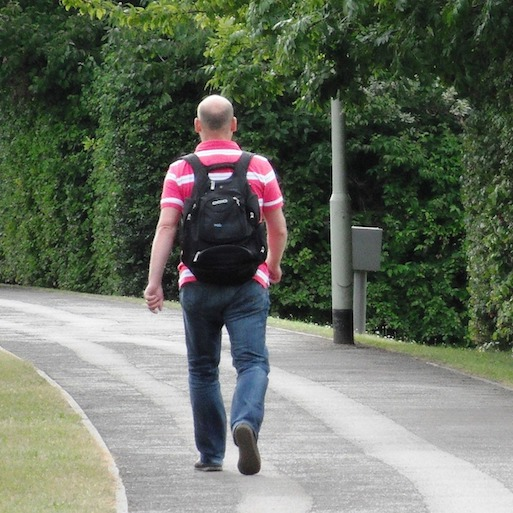
#> input picture images/backpackman.jpg, 513 x 513 px, given in place of scene2-camera1.mov, which was not available
$ python startCamForNormal.py   (older library calls are emulated)
#> lines starting #> are read from the running program, lines starting #| are printed output that depends on the picture; pictures that were not available may be replaced by others from this repository, and a replacement may not be noted
import cv2

cap = cv2.VideoCapture('./Partial Implementation/scene2-camera1.mov')

if (cap.isOpened()== False):
  print("Error opening video  file")

while(cap.isOpened()):
  ret, frame = cap.read()
#> frame is the input picture: shape (513, 513, 3); mean B, G, R 97.9, 112.1, 104.5
  if ret == True:
    resized = cv2.resize(frame,(256,256))
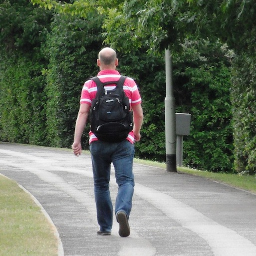
#> resized: shape (256, 256, 3); mean B, G, R 97.8, 111.9, 104.3
    img_gray = cv2.cvtColor(frame, cv2.COLOR_BGR2GRAY)
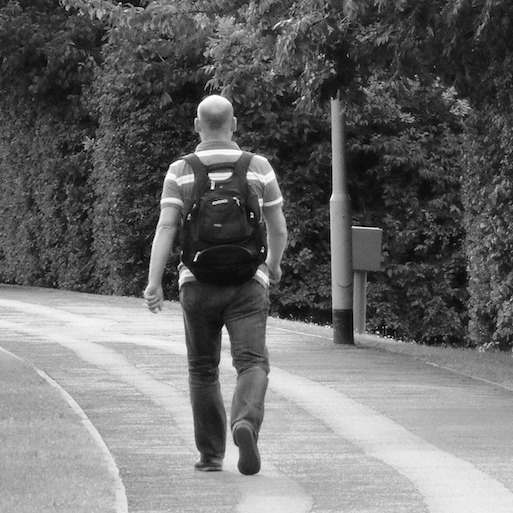
#> img_gray: shape (513, 513); min 0, max 255, mean 108.2
    img_blur = cv2.GaussianBlur(img_gray, (3,3), 0)
    median = cv2.medianBlur(img_gray,5)
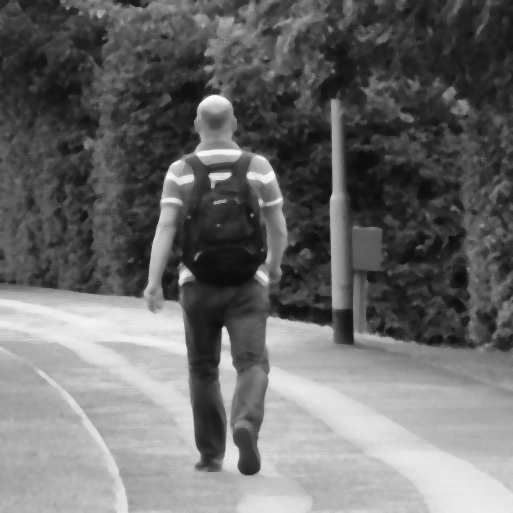
#> median: shape (513, 513); min 12, max 251, mean 107.5
    scharrx_filter = cv2.Scharr(img_gray, ddepth=-1, dx=1, dy=0, scale=1, borderType=cv2.BORDER_DEFAULT)
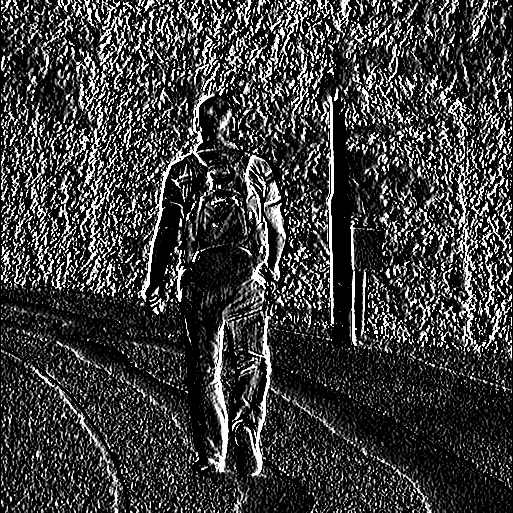
#> scharrx_filter: shape (513, 513); min 0, max 255, mean 60.5
    # sobelxy = cv2.Sobel(src=median, ddepth=cv2.CV_64F, dx=1, dy=1, ksize=15)

    edges1 = cv2.Laplacian(img_blur, ddepth=-1, ksize=5, scale=1, borderType=cv2.BORDER_DEFAULT)                # >>><<<
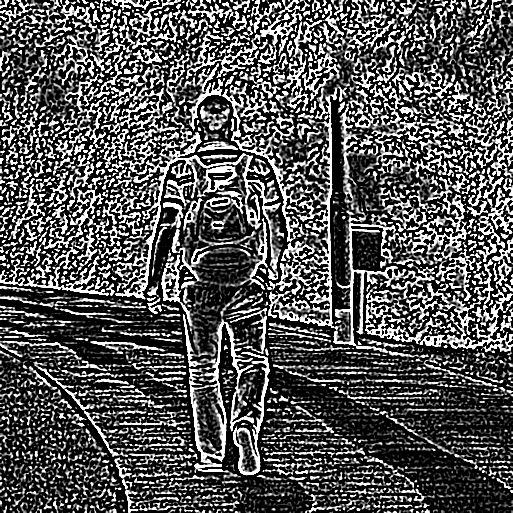
#> edges1: shape (513, 513); min 0, max 255, mean 85.3
    edges = cv2.Laplacian(median, ddepth=-1, ksize=5, scale=1, borderType=cv2.BORDER_DEFAULT)
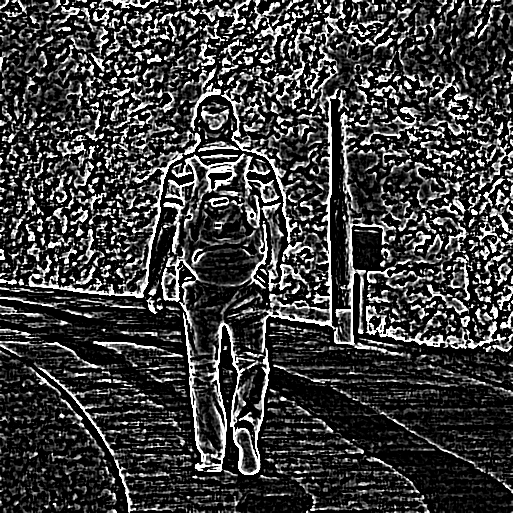
#> edges: shape (513, 513); min 0, max 255, mean 61.4
    edges2 = cv2.Laplacian(scharrx_filter, ddepth=-1, ksize=5, scale=1, borderType=cv2.BORDER_DEFAULT)
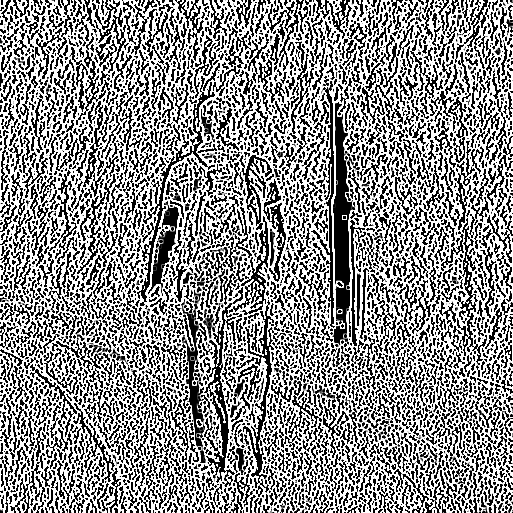
#> edges2: shape (513, 513); min 0, max 255, mean 144.1

    # edges = cv2.Canny(image=img_gray, threshold1=80, threshold2=180)            # >>><<<
    # edges1 = cv2.Canny(image=median, threshold1=80, threshold2=180)
    # edges2 = cv2.Canny(image=scharrx_filter, threshold1=80, threshold2=180)

    cv2.imshow('Frame', edges)
    cv2.imshow('Frame2', edges1)
    cv2.imshow('Frame3', edges2)
    # [6 lines of commented-out code are left out]

    if cv2.waitKey(25) & 0xFF == ord('q'):
#> (key q is pressed here)
      break
  else:
    break
cap.release()
cv2.destroyAllWindows()

# GUI
# resize and gray scale
# conclusion gaussian > median blur > bilateral filter
# edge detection ke liye canny > Laplacian

$ run again, on images/baseball.jpg
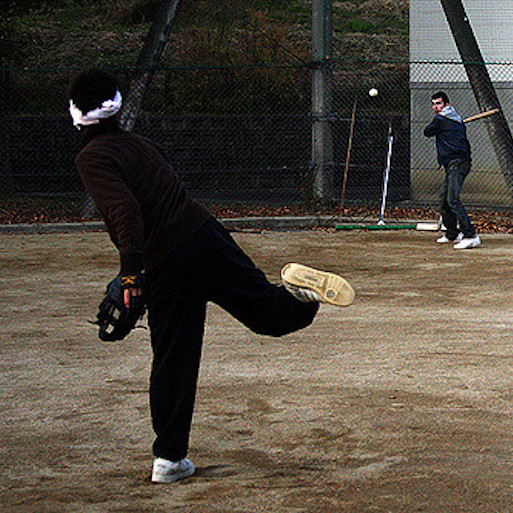
#> input picture images/baseball.jpg, 513 x 513 px, given in place of scene2-camera1.mov, which was not available
#> frame is the input picture: shape (513, 513, 3); mean B, G, R 61.6, 72.6, 80.2
#> `edges = cv2.Laplacian(median, ddepth=-1, ksize=5, scale=1, borderType=..`:
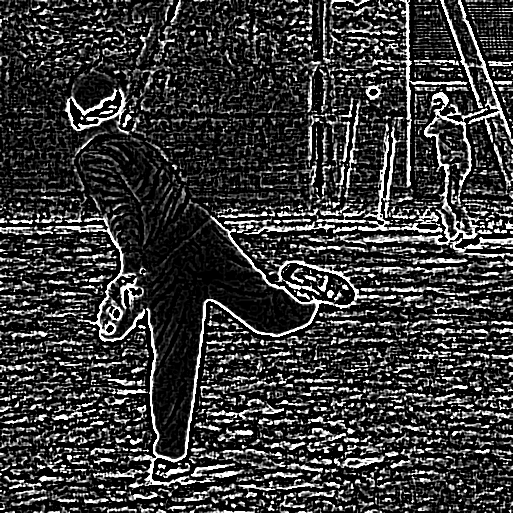
#> edges: shape (513, 513); min 0, max 255, mean 57.2
#> `edges2 = cv2.Laplacian(scharrx_filter, ddepth=-1, ksize=5, scale=1, bo..`:
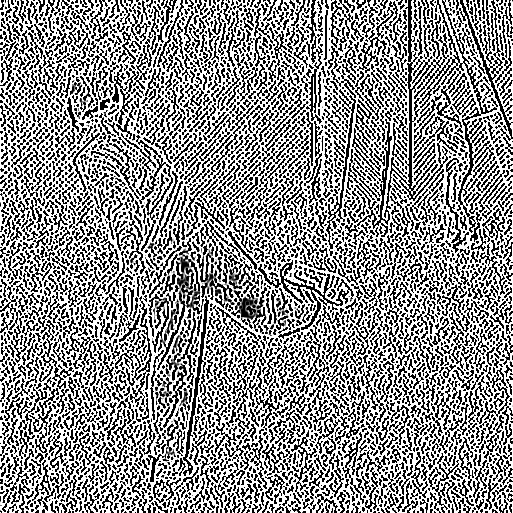
#> edges2: shape (513, 513); min 0, max 255, mean 146.3

$ run again, on images/boy_doughnut.jpg
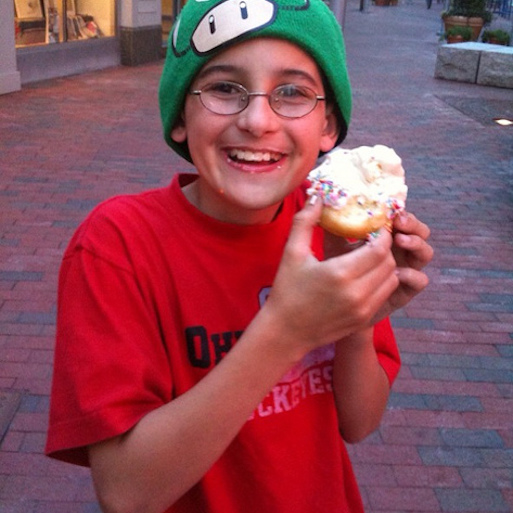
#> input picture images/boy_doughnut.jpg, 513 x 513 px, given in place of scene2-camera1.mov, which was not available
#> frame is the input picture: shape (513, 513, 3); mean B, G, R 88.5, 75.5, 139.5
#> `edges = cv2.Laplacian(median, ddepth=-1, ksize=5, scale=1, borderType=..`:
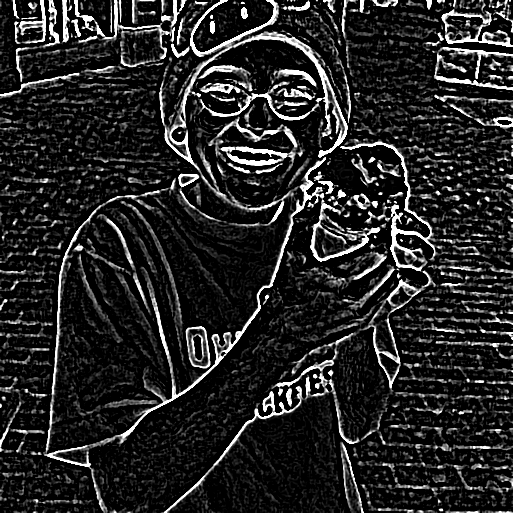
#> edges: shape (513, 513); min 0, max 255, mean 37.5
#> `edges2 = cv2.Laplacian(scharrx_filter, ddepth=-1, ksize=5, scale=1, bo..`:
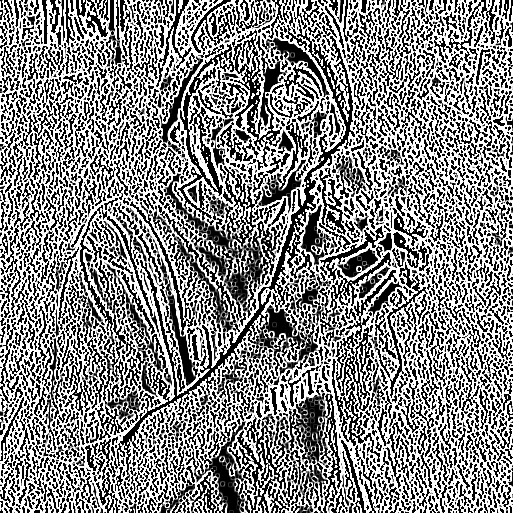
#> edges2: shape (513, 513); min 0, max 255, mean 136.4
